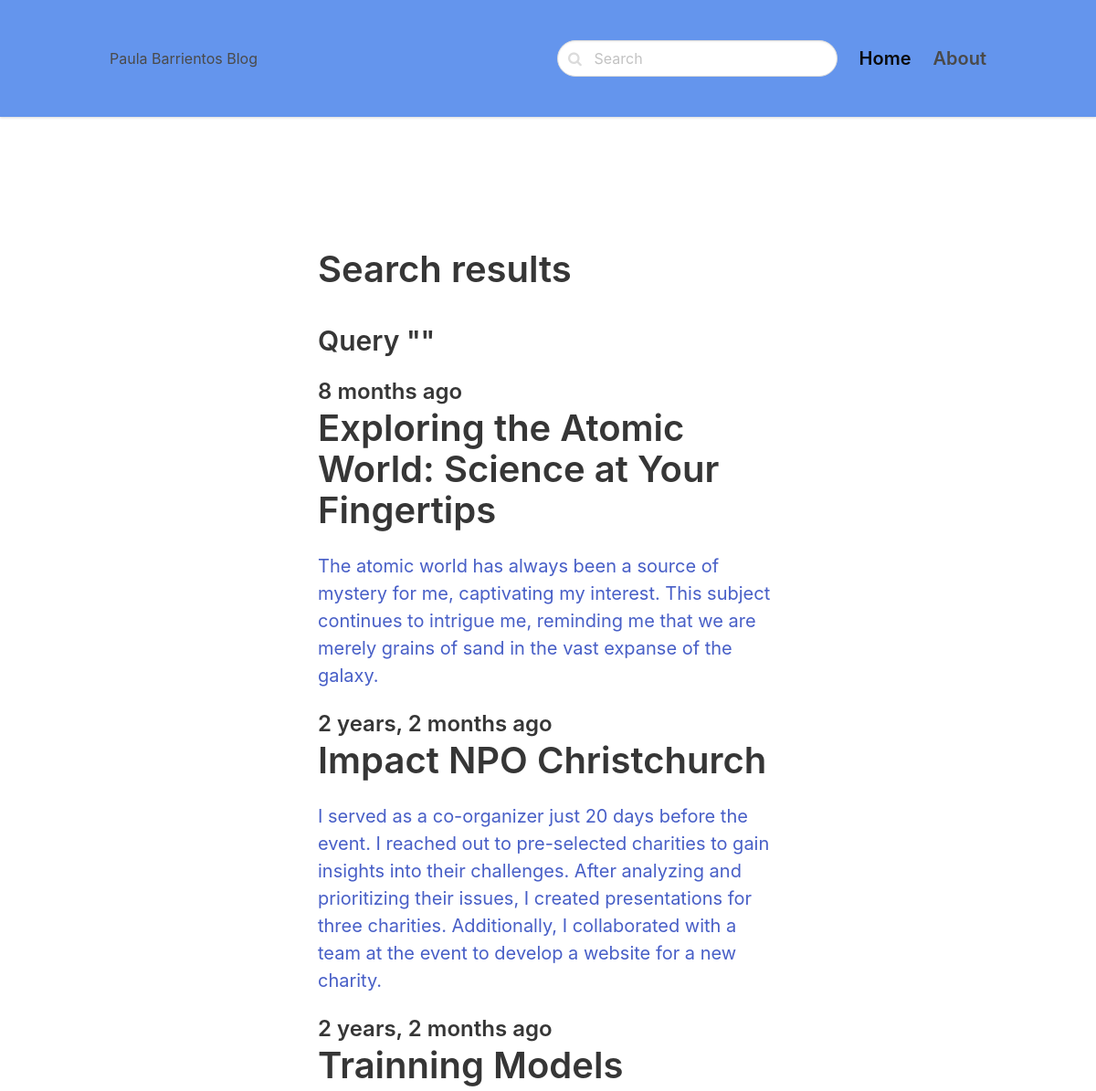
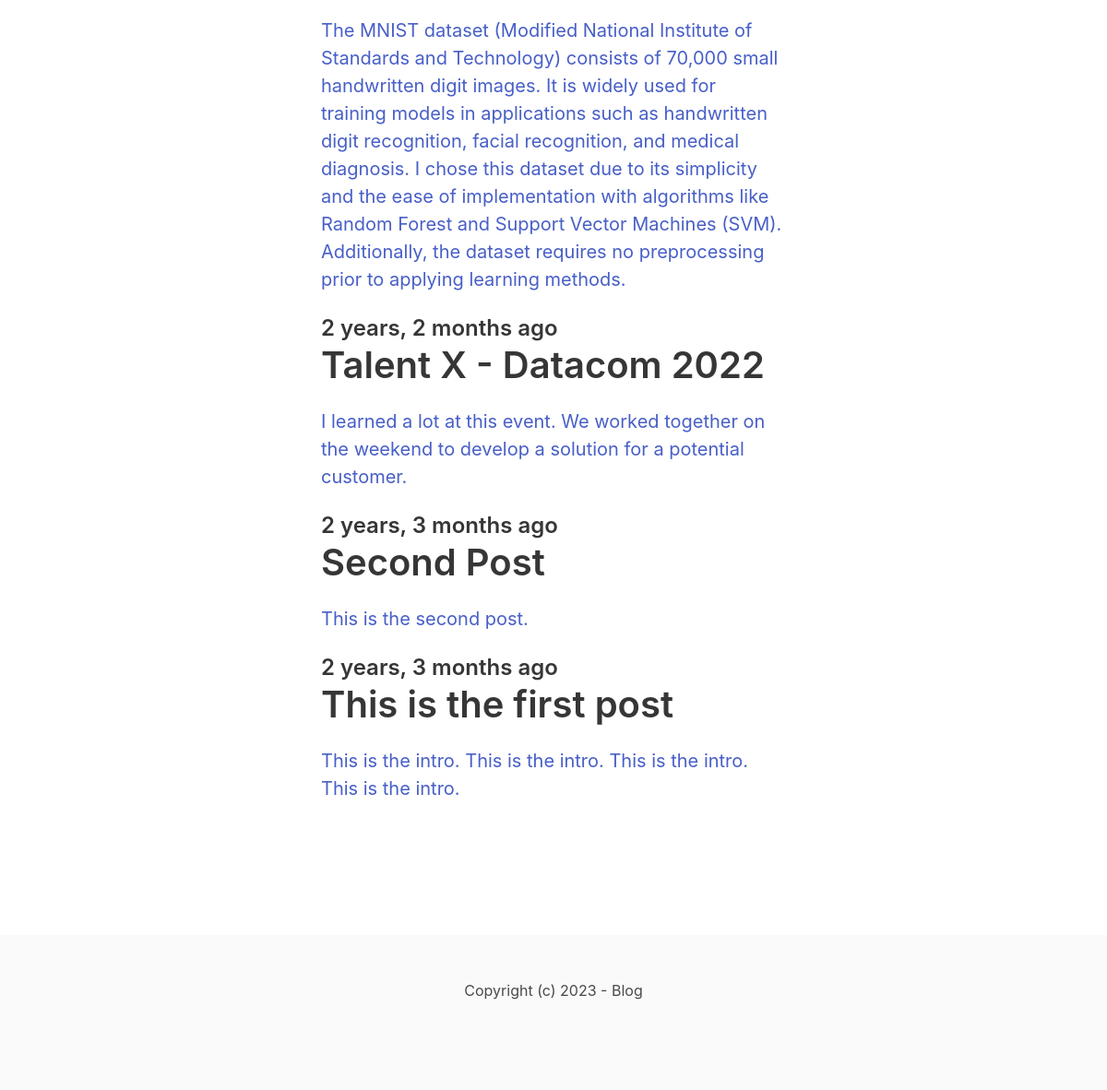
The app's page /search/ with its own data (2 pictures, top to bottom).
### blog/models.py (models this page shows, shortened)
class Post(models.Model):
    ACTIVE = 'active'
    DRAFT = 'draft'
    CHOICES_STATUS = (
        (ACTIVE, 'Active'),
        (DRAFT, 'Draft')
    )
    category = models.ForeignKey(Category, related_name='posts', on_delete=models.CASCADE)
    title = models.CharField(max_length=255)
    slug = models.SlugField()
    intro = models. TextField()
    body = models.TextField()
    created_at = models.DateTimeField(auto_now_add=True)
    status = models.CharField(max_length=10, choices=CHOICES_STATUS, default=ACTIVE)
    image = models.ImageField(upload_to='uploads/', blank=True, null=True)
    class Meta:
        ordering = ('-created_at',)

### blog/views.py (the view)
# urls.py: path('search/', views.search, name='search'),
def search(request):
    query = request.GET.get('query', '')
    posts = Post.objects.filter(status=Post.ACTIVE).filter(Q(title__icontains=query) | Q(intro__icontains=query) | Q(body__icontains=query))
    return render(request, 'blog/search.html', {'posts': posts, 'query': query})

### blog/templates/blog/search.html (shortened to what this page needs)
{% extends 'core/base.html' %}
{% block content %}
<section class="hero">
    <div class="hero-body">
        <div class="container">
            <section class="section">
                <div class="columns">
                    <div class="column is-8 is-offset-2">
                        <div class="content is-medium">
                            <h1>Search results</h1>
                            <h3>Query "{{ query }}"</h3>
                        </div>
                        {% for post in posts %}
                            <div class="content is-medium">
                                <a href="{% url 'post_detail' post.category.slug post.slug %}">
                                <h2 class="subtitle is-4">{{ post.created_at|timesince }} ago</h2>
                                <h1 class="title">{{ post.title }}</h1>
                                <p>{{ post.intro }}</p>
                                </a>
                            </div>
                        {% empty %}
                            <div class="content">
                                <p>No result for the given query.</p>
                            </div>
                        {% endfor %}
                    </div>
                </div>
            </section>
        </div>
    </div>
</section>
{% endblock %}

### core/templates/core/base.html (shortened to what this page needs)
<!DOCTYPE html>
<html>
    <head>
        <link rel="stylesheet" href="https://unpkg.com/bulma@0.9.2/css/bulma.min.css">
        <link href="https://stackpath.bootstrapcdn.com/font-awesome/4.7.0/css/font-awesome.min.css" rel="stylesheet">
    </head>
    <body>
        <nav class="navbar">
            <div class="container">
                <div class="navbar-brand">
                    <a class="navbar-item" href="/">
                        <section>Paula Barrientos Blog</section>
                    </a>
                </div>
                <div id="navbarMenu" class="navbar-menu">
                    <div class="navbar-end">
                        <div class="navbar-item">
                            <form method="get" action="{% url 'search' %}">
                                <div class="control has-icons-left">
                                    <input class="input is-rounded" name="query" type="text" placeholder="Search">
                                    <span class="icon is-left">
                                    </span>
                                </div>
                            </form>
                        </div>
                        <a href="/" class="navbar-item is-active is-size-5 has-text-weight-semibold">
                            Home
                        </a>
                        <a href="{% url 'about' %}" class="navbar-item is-size-5 has-text-weight-semibold">
                            About
                        </a>
                    </div>
                </div>
            </div>
        </nav>
        <section class="section">
            <div class="container">
                {% block content %}
                {% endblock %}
            </div>
        </section>
        <footer class="footer">
            <div class="content has-text-centered">
                <p>
                    Copyright (c) 2023 - Blog
                </p>
            </div>
        </footer>
    </body>
</html>

### core/templates/core/base.html (style rules this page uses)
nav.navbar { height: 8rem !important; box-shadow: 0 1px 3px 0 rgba(0, 0, 0, .1), 0 1px 2px 0 rgba(0, 0, 0, .06) !important; background-color:cornflowerblue; }

### records on screen
Post: created_at "8 months", title "Exploring the Atomic World: Science at Your Fingertips", intro "The atomic world has always been a source of mystery for me, captivating my interest. This subject continues to intrigue me, reminding me that we are merely grains of sand in the vast expanse of the galaxy."
Post: created_at "2 years, 2 months", title "Impact NPO Christchurch", intro "I served as a co-organizer just 20 days before the event. I reached out to pre-selected charities to gain insights into their challenges. After analyzing and prioritizing their issues, I created presentations for three charities. Additionally, I collaborated with a team at the event to develop a website for a new charity."
Post: created_at "2 years, 2 months", title "Trainning Models", intro "The MNIST dataset (Modified National Institute of Standards and Technology) consists of 70,000 small handwritten digit images. It is widely used for training models in applications such as handwritten digit recognition, facial recognition, and medical diagnosis. I chose this dataset due to its simplicity and the ease of implementation with algorithms like Random Forest and Support Vector Machines (SVM). Additionally, the dataset requires no preprocessing prior to applying learning methods."
Post: created_at "2 years, 2 months", title "Talent X - Datacom 2022", intro "I learned a lot at this event. We worked together on the weekend to develop a solution for a potential customer."
Post: created_at "2 years, 3 months", title "Second Post", intro "This is the second post."
Post: created_at "2 years, 3 months", title "This is the first post", intro "This is the intro. This is the intro. This is the intro. This is the intro."
